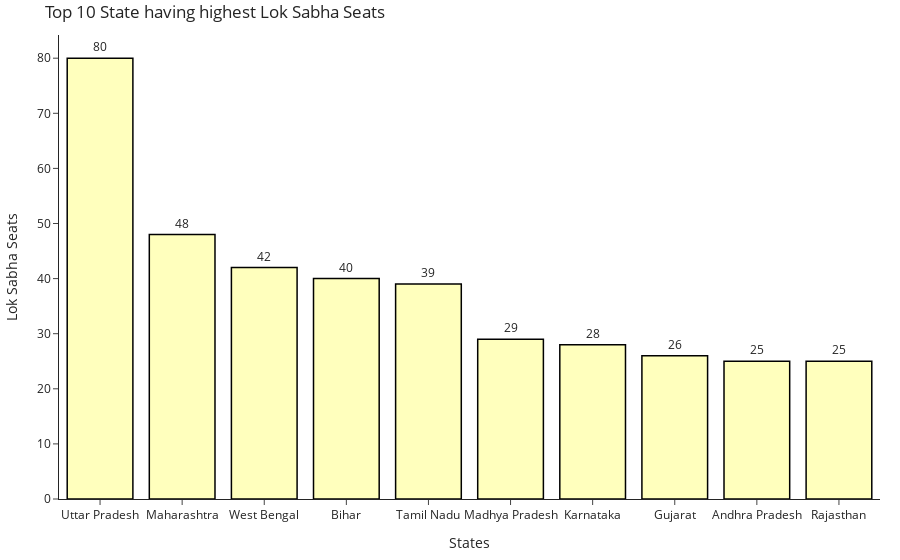

The notebook cell saved with this chart:
### Code cell
# creating trace1 
trace1 = go.Bar(
                x = df1['State/Union Territory'][:10],
                y = df1['Lok Sabha seats'][:10],
                #orientation='h',
                text= df1['Lok Sabha seats'],
                textposition='outside',
                #texttemplate='%{text:.2s}',
                
    

                marker = dict(color = 'rgba(255, 255, 125, 0.5)',
                              line=dict(color='rgb(0,0,0)',width=1.5)))
                #name = "citations",
                #text = df2015.country)
layout = go.Layout(template='simple_white',title = 'Top 10 State having highest Lok Sabha Seats ',xaxis = dict(title = 'States'), yaxis = dict(title = 'Lok Sabha Seats'))

fig = go.Figure(data = trace1,layout = layout)
fig.update_layout(
    margin=dict(l=20, r=20, t=35, b=20),

)
iplot(fig)

### Figure 1 — Plotly figure (JSON) as saved in the notebook; plotly's stock layout.template omitted (floating-point values rounded to 4 significant figures)
{"data": [{"marker": {"color": "rgba(255, 255, 125, 0.5)", "line": {"color": "rgb(0,0,0)", "width": 1.5}}, "text": [80, 48, 42, 40, 39, 29, 28, 26, 25, 25, 21, 20, 17, 14, 14, 13, 11, 10, 7, 5, 5, 4, 2, 2, 2, 2, 2, 2, 1, 1, 1, 1, 1, 1, 1, 1], "textposition": "outside", "type": "bar", "x": ["Uttar Pradesh", "Maharashtra", "West Bengal", "Bihar", "Tamil Nadu", "Madhya Pradesh", "Karnataka", "Gujarat", "Andhra Pradesh", "Rajasthan"], "y": [80, 48, 42, 40, 39, 29, 28, 26, 25, 25]}], "layout": {"margin": {"b": 20, "l": 20, "r": 20, "t": 35}, "title": {"text": "Top 10 State having highest Lok Sabha Seats "}, "xaxis": {"title": {"text": "States"}}, "yaxis": {"title": {"text": "Lok Sabha Seats"}}}}
